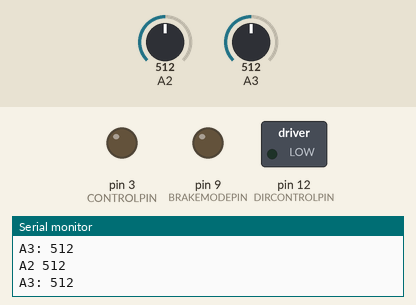
This sketch was run on a simulated Arduino Uno, built with avr-gcc and run on an emulated ATmega328P. Parts: switched loads named in the sketch (green lamp = pin HIGH), output pins drawn as LEDs (lit = HIGH), the last lines printed to the serial monitor. Inputs (shaded band) come from the test bench; at power-on: A2 = 512, A3 = 512.

Above: at 1.2 s.
1.3 s: A2 set to 686
2.8 s: A2 set to 716
At 4.64 s:
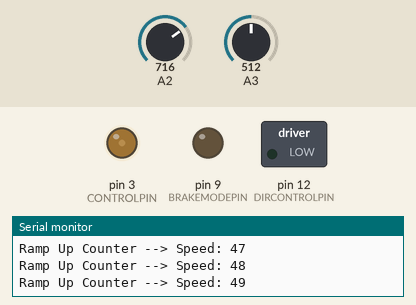
At 6.5 s:
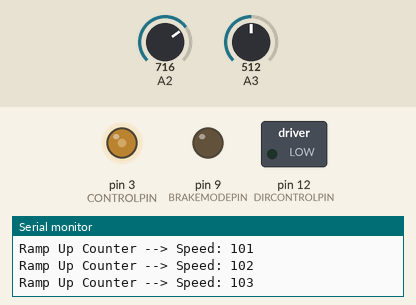
8.8 s: A2 set to 690
At 9.05 s:
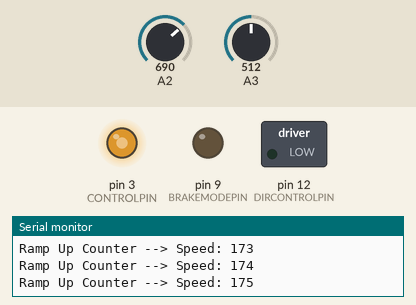
11.8 s: A3 set to 691
13.3 s: A3 set to 715
At 13.66 s:
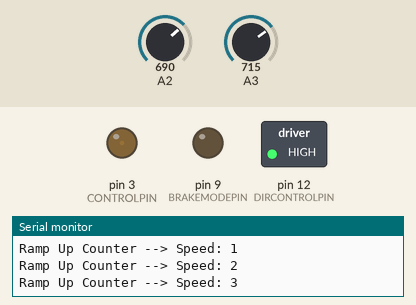
19.3 s: A3 set to 690
Timing chart, 0 to 23.3 s (numbered marks = the images above; inputs shaded):
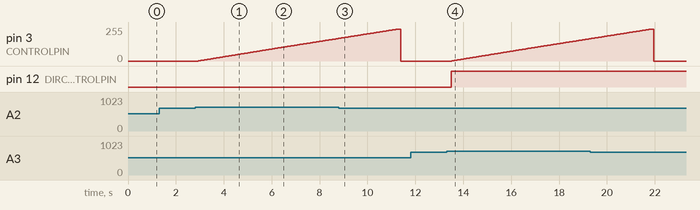

Measured:
- the behaviour switches between 699 and 700 on A2 (found by bisection; images 0 and 1)
- the behaviour switches between 699 and 700 on A3 (found by bisection; images 3 and 4)
- after the input at 2.8 s, pin 3 (CONTROLPIN): moves from 0/255 to 169/255 over 5.8 s, starting after 0.14 s
- after the input at 13.3 s, pin 3 (CONTROLPIN): moves from 0/255 to 167/255 over 5.8 s, starting after 0.22 s; pin 12 (DIRCONTROLPIN): LOW → HIGH after 0.20 s

The sketch:

PHS-Play-Clock.ino
```cpp
/*
 * Arduino Control sketch for Show control of clock.
 *
 */

int BRAKEMODEPIN = 9; // Pin for Brake/Coast mode -- (Defined by the Arduino Motor Shield Spec).
int DIRCONTROLPIN = 12; //Pin for Forward/Reverse Control -- (Defined by the Arduino Motor Shield Spec).
const int CONTROLPIN = 3; // Control PWM output (Defined by the Arduino Motor Shield Spec).

const int ANALOGTHRESHOLD = 700; //Analog Value to determine on state on Analog Input Pin

const int RAMPUPSPEED = 20; //Ramp-UP Speed delay in ms -- Set to 20ms.

//Reversing this... Forward is backwards, Backwards is forwards.
const int mFORWARD = LOW; //Constant for Direction Control Pin
const int mREVERSE = HIGH; //Constant for Direction Control Pin


int prevState = 0;
int curState = 0;

void setup() {

  //Set Digital I/O Pin state to Digital Output
  pinMode(DIRCONTROLPIN, OUTPUT);
  pinMode(BRAKEMODEPIN, OUTPUT);

  //Set Serial Output (9600 Baud)
  Serial.begin(9600);

  //Set Motor Control (Channel A) To Coast Mode
  digitalWrite(BRAKEMODEPIN,LOW);

}

void loop() {
  // put your main code here, to run repeatedly:
  int a2 = analogRead(2);
  int a3 = analogRead(3);


  Serial.print("A2 ");
  Serial.print(a2);
  Serial.println("\n");
  Serial.print("A3: ");
  Serial.print(a3);
  Serial.println("\n");

  delay(100);
  if(a2 >= ANALOGTHRESHOLD){
    curState = 1; //Set a State Pointer (Forward = 1);
    if(curState != prevState){
      Serial.println("State Change for Input 0 - Ramp On");
      if(prevState != 0){
        Serial.println("Motor off Safety");
        analogWrite(CONTROLPIN,0);
        delay(1000);
        Serial.println("Now Turn Back On");
      }
      else {
        //Do Nothing
      }
      prevState = curState;
      digitalWrite(DIRCONTROLPIN,mFORWARD); //Change Direction
      rampUp();
    }
  }
  else if (a3 >= ANALOGTHRESHOLD){
    curState = 2; // Set a State Pointer (Reverse = 2)

    if(curState != prevState){
      Serial.println("State Change for Input 1 - Ramp On");
      if(prevState != 0){
        Serial.println("Motor Off");
        analogWrite(CONTROLPIN,0); //Stops Motor
        delay(1000);
      }
      else {
        //Do nothing for delay
      }
      digitalWrite(DIRCONTROLPIN,mREVERSE); //Change Direction
      rampUp(); //Ramp speed controller up
      prevState = curState;


    }
  }
  else {
    curState = 0;
    if(curState != prevState){
      Serial.println("State Change --> TurnOff");
          Serial.println("Motor Off");
          analogWrite(CONTROLPIN,0);
          prevState = 0;

    }

  }


}

void rampUp(){
  int beginsState = 0; //Assuming an Off State to ramp up from.
  int topState = 240; // This is the Top Speed to adjust


  while(beginsState < topState){
    analogWrite(CONTROLPIN,beginsState);
    Serial.println("");
    Serial.print("Ramp Up Counter --> Speed: ");
    Serial.print(beginsState);
    Serial.println();

    delay(RAMPUPSPEED);
    beginsState++;

  }
}
```
